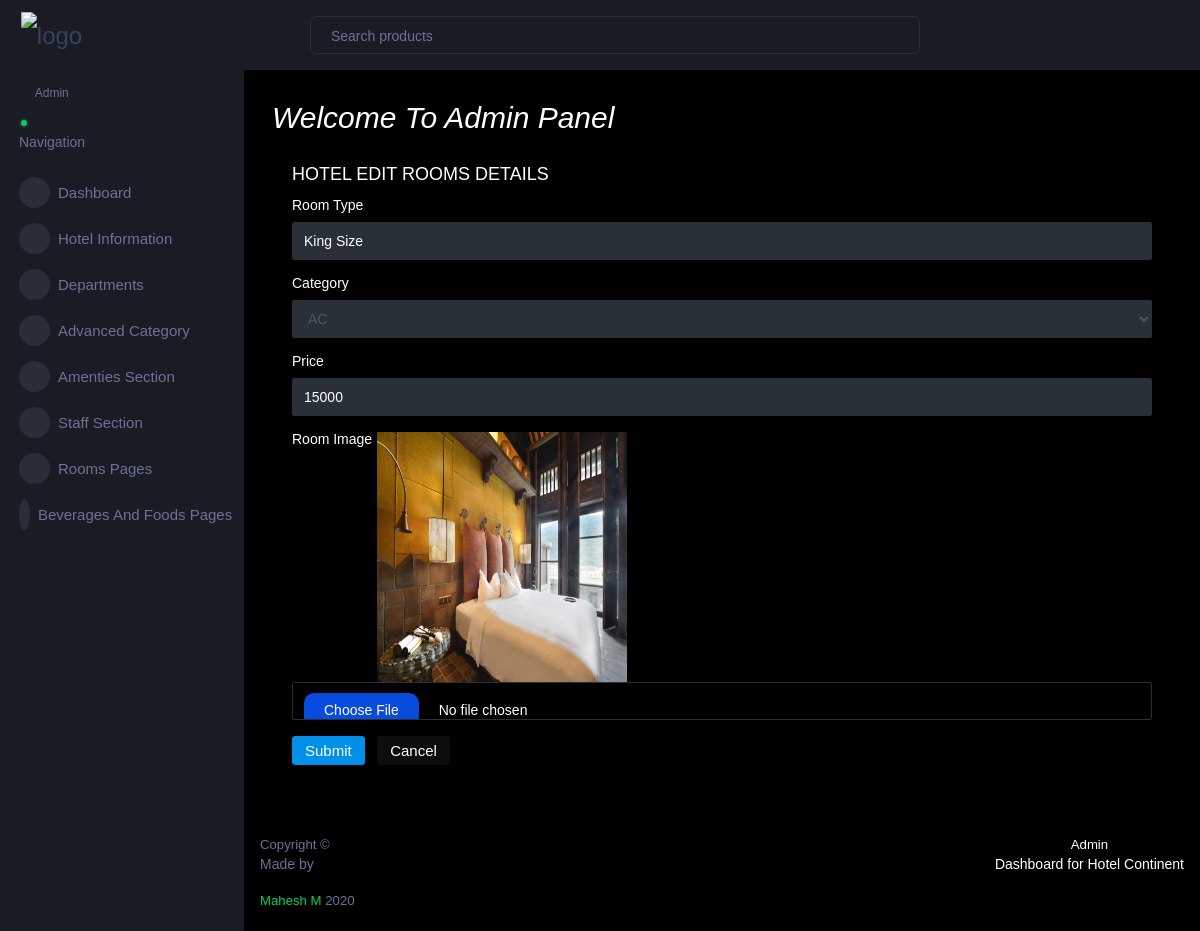
The app's page /Hotel_ad/Edit_Room_detail/1 with its own data.
### Hotel_admin/models.py (models this page shows)
class Room(models.Model):
    Room_Num=models.AutoField(primary_key=True)
    Room_Type=models.CharField(max_length=500,null=True,blank=True)
    Price=models.IntegerField(null=True,blank=True)
    Category=models.CharField(max_length=500,null=True,blank=True)
    Room_Image=models.ImageField(upload_to="Frontend Availability Table",null=True,blank=True)

### Hotel_admin/views.py (the view)
# urls.py: path('Edit_Room_detail/<int:dataid>',views.Edit_Room_detail,name="Edit_Room_detail"),
def Edit_Room_detail(req,dataid):
    x=Room.objects.get(Room_Num=dataid)
    return render(req,"Edit Room Details.html",{'x':x})

### Hotel_admin/templates/Edit Room Details.html (shortened to what this page needs)
<!DOCTYPE html>
{% extends 'Index_pg.html' %}
{% block content %}
<html lang="en">
<head>
</head>
<body>
<div class="card-body">
                    <h4 class="card-title">HOTEL EDIT ROOMS DETAILS</h4>
                    <form class="forms-sample" action="{% url 'Update_room' dataid=x.Room_Num %}" method="post" enctype="multipart/form-data">
                      <div class="form-group">
                        <label for="exampleInputPassword4">Room Type</label>
                        <input type="text" class="form-control" id="exampleInputPassword4" placeholder="Room Type" name="Room_Type" value="{{x.Room_Type}}" required>
                      </div>
                        <div class="form-group">
                        <label for="exampleInputPassword4">Category</label>
                        <select name="cate" class="form-control">
                          <option>AC</option>
                        </select>
                      </div>
                        <div class="form-group">
                        <label for="exampleInputPassword4">Price</label>
                        <input type="text" class="form-control" placeholder="Price" name="Room_Price" required value="{{x.Price}}">
                      </div>
                      <div class="form-group">
                         <label for="exampleInputPassword4">Room Image</label>
                          <img src="{{x.Room_Image.url}}" alt="" width="250px" height="250px">
                        <div class="input-group col-xs-12">
                          <input type="file" class="form-control file-upload-info" placeholder="Upload Image" name="Room_img">
                        </div>
                      </div>
                      <button type="submit" class="btn btn-primary mr-2">Submit</button>
                      <button class="btn btn-dark">Cancel</button>
                    </form>
                  </div>
</body>
</html>
{% endblock %}

### records on screen
Room: Room_Type "King Size", Room_Price "15000", Room_Image (picture)
